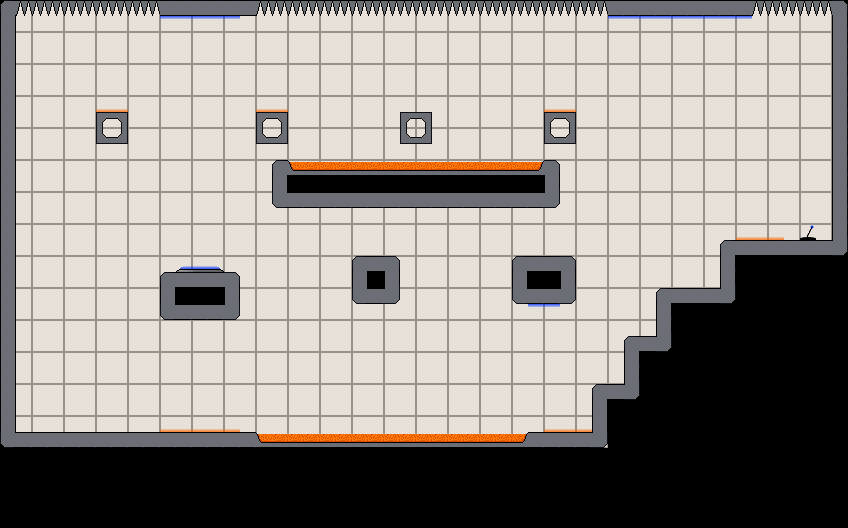

This game map was drawn from its Tiled (.tmx) file and the tilesets committed beside it. A one-line description and the trimmed map source follow:
An orthogonal 53x33 tile map with 16x16 px tiles, 9 tile layers (background, walls, switches, gravTiles, ...) and 1 object (spawnPoint1).

<map version="1.0" orientation="orthogonal" width="53" height="33" tilewidth="16" tileheight="16">
 <tileset firstgid="1" name="interiorTileset" tilewidth="16" tileheight="16">
  <image source="interiorTileset.png" trans="ff00ff" width="144" height="64" />
 </tileset>
 <layer name="background" width="53" height="33">
  <data>[1749 cells, 1749 non-empty, 5 distinct tile ids]</data>
 </layer>
 <layer name="walls" width="53" height="33">
  <data>[1749 cells, 202 non-empty, 16 distinct tile ids]</data>
 </layer>
 <layer name="switches" width="53" height="33">
  <data>[1749 cells, 1 non-empty, 1 distinct tile ids]</data>
 </layer>
 <layer name="gravTiles" width="53" height="33">
  <data>[1749 cells, 33 non-empty, 2 distinct tile ids]</data>
 </layer>
 <objectgroup name="spawnPoint" width="53" height="33">
  <object name="spawnPoint1" x="109" y="89" />
 </objectgroup>
 <layer name="acid" width="53" height="33">
  <data>[1749 cells, 94 non-empty, 3 distinct tile ids]</data>
 </layer>
 <layer name="exit" width="53" height="33">
  <data>[1749 cells, 1 non-empty, 1 distinct tile ids]</data>
 </layer>
 <layer name="exitDummyTiles" width="53" height="33">
  <data>[1749 cells, 2 non-empty, 2 distinct tile ids]</data>
 </layer>
 <layer name="spikes" width="53" height="33">
  <data>[1749 cells, 32 non-empty, 1 distinct tile ids]</data>
 </layer>
 <layer name="masking" width="53" height="33">
  <data>[1749 cells, 16 non-empty, 1 distinct tile ids]</data>
 </layer>
</map>
